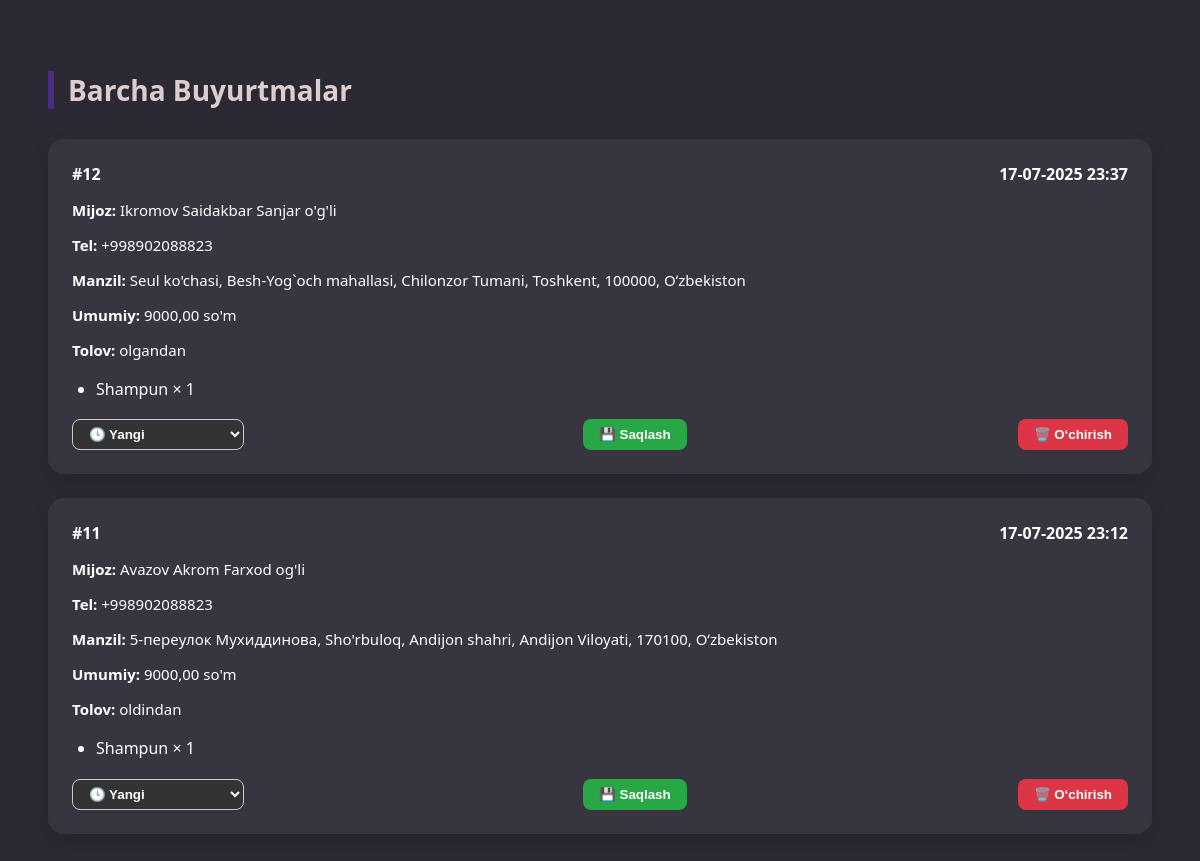
/orders/, run on an earlier commit of the app's database.
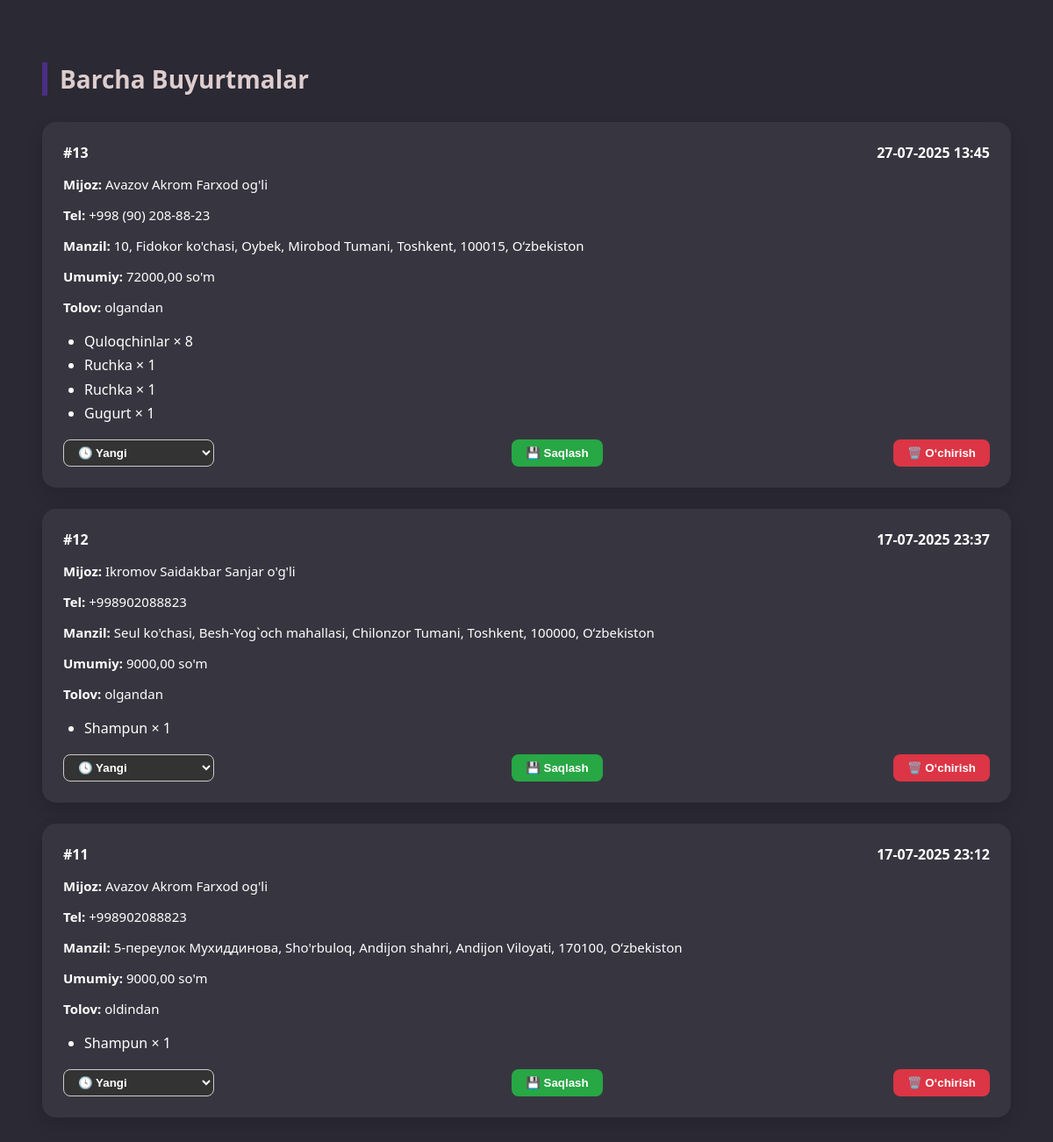
And on a later commit of the database.
### main/models.py (models this page shows, shortened)
class Order(models.Model):
    PAYMENT_CHOICES = (
        ('oldindan', "Oldindan to‘lov"),
        ('olgandan', "Olgandan so‘ng to‘lov"),
    )
    STATUS_CHOICES = [
        ('ordered', 'Buyurtma berildi'),
        ('preparing', 'Tayyorlanmoqda'),
        ('shipped', 'Yuborildi'),
        ('delivered', 'Yetib keldi'),
        ('done', 'Yakunlandi'),
    ]
    full_name = models.CharField(max_length=200)
    phone = models.CharField(max_length=20)
    address = models.TextField()
    payment_type = models.CharField(max_length=20, choices=PAYMENT_CHOICES)
    total_price = models.DecimalField(max_digits=10, decimal_places=2)
    created_at = models.DateTimeField(auto_now_add=True)
    session_key = models.CharField(max_length=40, null=True, blank=True)  # 🔥 YANGI
    status = models.CharField(
        max_length=20,
        choices=STATUS_CHOICES,
        default='ordered'
    )

class OrderItem(models.Model):
    order = models.ForeignKey(Order, related_name='items', on_delete=models.CASCADE)
    product = models.ForeignKey(Product, on_delete=models.PROTECT)
    quantity = models.PositiveIntegerField()
    price = models.DecimalField(max_digits=10, decimal_places=2)

class Product(models.Model):
    category = models.ForeignKey(Category, on_delete=models.CASCADE, related_name='products')
    title = models.CharField(max_length=200)
    image = models.ImageField(upload_to='products/')
    old_price = models.DecimalField(max_digits=10, decimal_places=2)  # eski narx
    price = models.DecimalField(max_digits=10, decimal_places=2)      # yangi narx (aksiya narxi)
    created_at = models.DateTimeField(auto_now_add=True)
    is_free = models.BooleanField(default=False)

### main/views.py (the view)
# urls.py: path('orders/', admin_orders_view, name='admin_orders'),
def admin_orders_view(request):
    orders = Order.objects.all().order_by('-created_at')
    return render(request, 'admin/orders_list.html', {'orders': orders})

### templates/admin/orders_list.html (shortened to what this page needs)
<!DOCTYPE html>
<html lang="uz">
<head>
</head>
<body>
<h2>Barcha Buyurtmalar</h2>
{% for order in orders %}
<div id="order-{{ order.id }}" class="order-card">
  <div class="order-header">
    <strong>#{{ order.id }}</strong>
    <span>{{ order.created_at|date:"d-m-Y H:i" }}</span>
  </div>
  <div class="order-info">
    <p><strong>Mijoz:</strong> {{ order.full_name }}</p>
    <p><strong>Tel:</strong> {{ order.phone }}</p>
    <p><strong>Manzil:</strong> {{ order.address }}</p>
    <p><strong>Umumiy:</strong> {{ order.total_price }} so'm</p>
    <p><strong>Tolov:</strong> {{ order.payment_type }}</p>
  </div>
  <ul class="products">
    {% for item in order.items.all %}
    <li>{{ item.product.title }} × {{ item.quantity }}</li>
    {% endfor %}
  </ul>
  <div class="actions">
    <select id="status-{{ order.id }}">
      <option value="created" {% if order.status == 'created' %}selected{% endif %}>🕓 Yangi</option>
    </select>
    <button class="btn-save" onclick="saveStatus({{ order.id }})">💾 Saqlash</button>
    <button class="btn-delete" onclick="deleteOrder({{ order.id }})">🗑️ O‘chirish</button>
  </div>
</div>
{% empty %}
<p>Hozircha buyurtmalar yo‘q.</p>
{% endfor %}
</body>
</html>

### templates/admin/orders_list.html (style rules this page uses)
body { font-family: 'Segoe UI', Tahoma, Geneva, Verdana, sans-serif; background: #2a2934; color: #fff; padding: 40px; }
h2 { font-size: 28px; color: #decdcd; margin-bottom: 30px; border-left: 6px solid #4b2e83; padding-left: 14px; }
.order-card { background: rgba(255, 255, 255, 0.06); border-radius: 16px; box-shadow: 0 8px 20px rgba(0, 0, 0, 0.1); padding: 24px; margin-bottom: 24px; transition: transform 0.2s ease; position: relative; }
.order-header { display: flex; justify-content: space-between; font-weight: 600; margin-bottom: 12px; }
.order-info { font-size: 15px; }
.products { margin: 16px 0; padding-left: 24px; }
.products li { line-height: 1.7; font-weight: 500; }
.actions { display: flex; justify-content: space-between; align-items: center; margin-top: 12px; }
select { padding: 6px 12px; border-radius: 8px; border: 1px solid #ccc; background: #333; color: #fff; font-weight: 600; cursor: pointer; }
.btn-delete { background: #dc3545; color: white; border: none; padding: 8px 16px; border-radius: 8px; font-weight: 600; cursor: pointer; }
.btn-save { background: #28a745; color: white; border: none; padding: 8px 16px; border-radius: 8px; font-weight: 600; cursor: pointer; margin-left: 8px; }

What changed in the data, as far as the page shows it:
added Order: id "13", created_at "27-07-2025 13:45", full_name "Avazov Akrom Farxod og'li", phone "+998 (90) 208-88-23", address "10, Fidokor ko'chasi, Oybek, Mirobod Tumani, Toshkent, 100015, Oʻzbekiston", total_price "72000,00", payment_type "olgandan", id "🕓 Yangi"
added OrderItem: product "Quloqchinlar", quantity "8", shown under "13"
added OrderItem: product "Ruchka", quantity "1", shown under "13"
added OrderItem: product "Ruchka", quantity "1", shown under "13"
added OrderItem: product "Gugurt", quantity "1", shown under "13"
